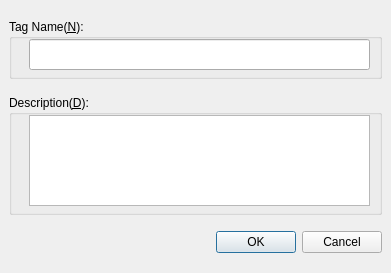
<?xml version="1.0" encoding="UTF-8"?>
<ui version="4.0">
 <class>CreateTagDialog</class>
 <widget class="QDialog" name="CreateTagDialog">
  <property name="geometry">
   <rect>
    <x>0</x>
    <y>0</y>
    <width>391</width>
    <height>273</height>
   </rect>
  </property>
  <property name="windowTitle">
   <string>Data Import</string>
  </property>
  <layout class="QGridLayout">
   <property name="margin">
    <number>9</number>
   </property>
   <property name="spacing">
    <number>6</number>
   </property>
   <item row="9" column="2">
    <widget class="QDialogButtonBox" name="buttonBox">
     <property name="whatsThis">
      <string/>
     </property>
     <property name="orientation">
      <enum>Qt::Horizontal</enum>
     </property>
     <property name="standardButtons">
      <set>QDialogButtonBox::Cancel|QDialogButtonBox::Ok</set>
     </property>
    </widget>
   </item>
   <item row="6" column="2">
    <widget class="QGroupBox" name="groupBox">
     <property name="minimumSize">
      <size>
       <width>0</width>
       <height>30</height>
      </size>
     </property>
     <property name="maximumSize">
      <size>
       <width>500</width>
       <height>60</height>
      </size>
     </property>
     <property name="title">
      <string>Tag Name(&amp;N):</string>
     </property>
     <widget class="QLineEdit" name="tagName">
      <property name="geometry">
       <rect>
        <x>20</x>
        <y>20</y>
        <width>341</width>
        <height>31</height>
       </rect>
      </property>
      <property name="toolTip">
       <string>eg: *.doc,*.pdf</string>
      </property>
     </widget>
    </widget>
   </item>
   <item row="8" column="2">
    <widget class="QGroupBox" name="groupBox_2">
     <property name="maximumSize">
      <size>
       <width>16777215</width>
       <height>120</height>
      </size>
     </property>
     <property name="title">
      <string>Description(&amp;D):</string>
     </property>
     <widget class="QTextEdit" name="desp">
      <property name="geometry">
       <rect>
        <x>20</x>
        <y>20</y>
        <width>341</width>
        <height>91</height>
       </rect>
      </property>
     </widget>
     <zorder>desp</zorder>
     <zorder>groupBox</zorder>
    </widget>
   </item>
  </layout>
 </widget>
 <resources/>
 <connections>
  <connection>
   <sender>buttonBox</sender>
   <signal>rejected()</signal>
   <receiver>CreateTagDialog</receiver>
   <slot>reject()</slot>
   <hints>
    <hint type="sourcelabel">
     <x>295</x>
     <y>458</y>
    </hint>
    <hint type="destinationlabel">
     <x>286</x>
     <y>274</y>
    </hint>
   </hints>
  </connection>
 </connections>
</ui>
